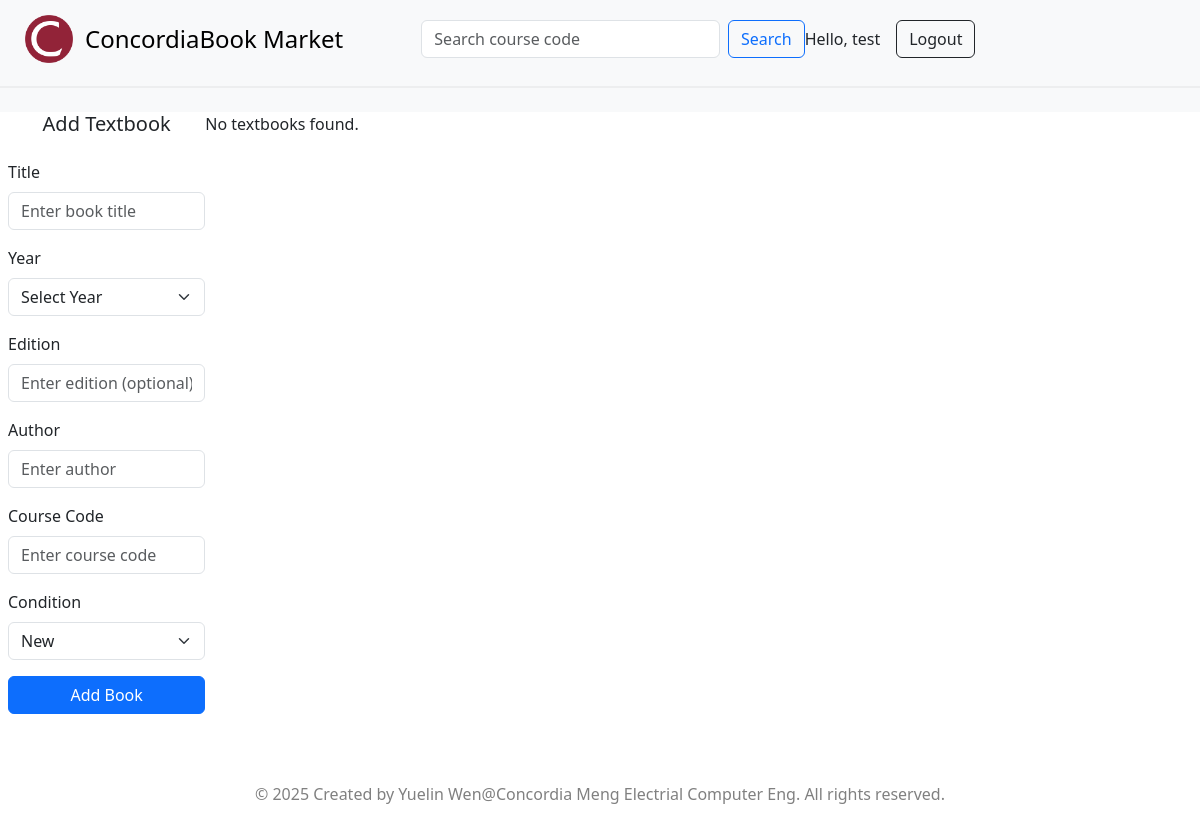
The page /textbooks/CS101/ (signed in) on the database as committed earlier.
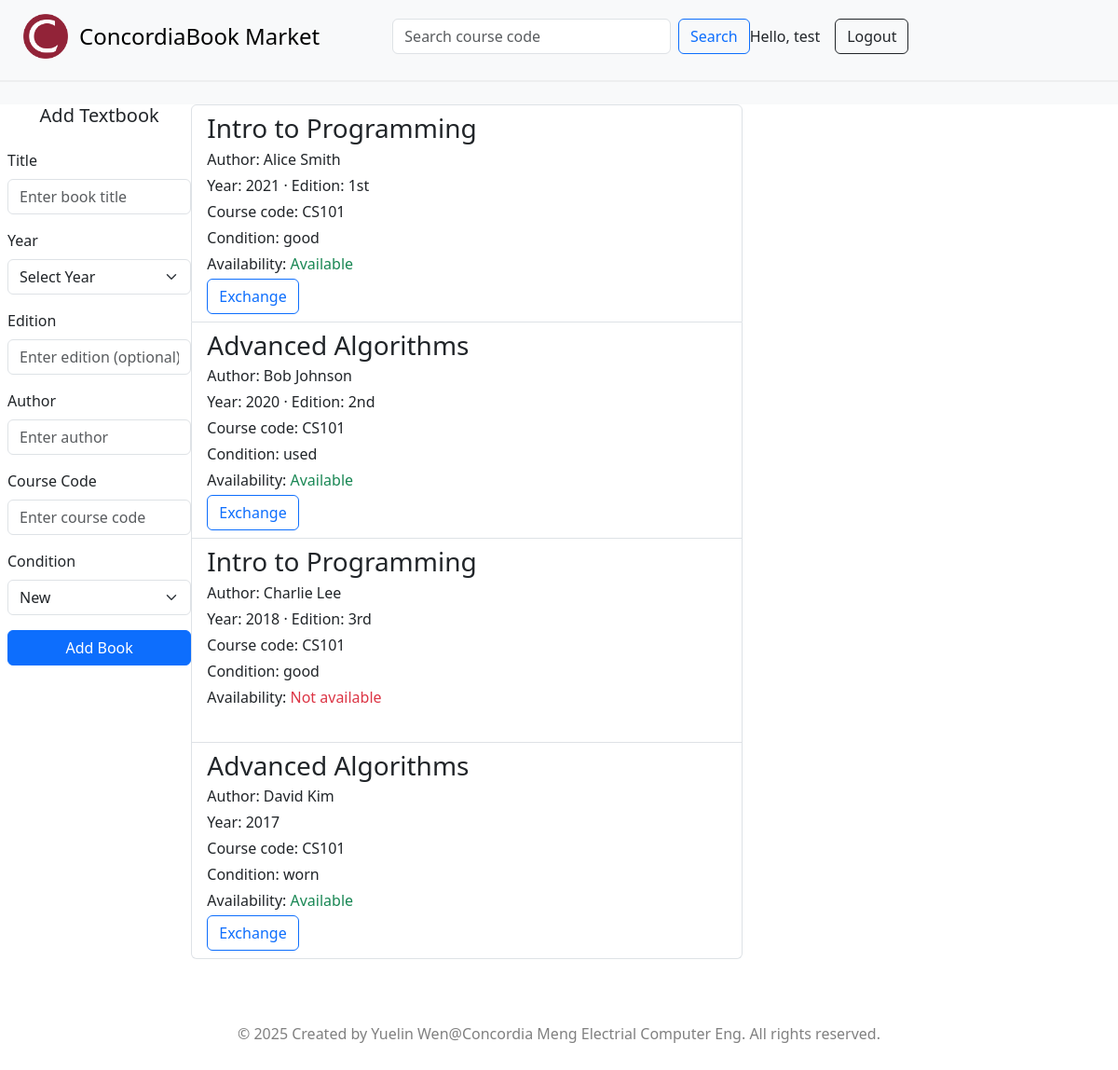
The same page on the database as committed later.
### textbooks/models/book.py (models this page shows, shortened)
class Book(models.Model):
    title = models.CharField(max_length=200, default='N/A')
    year = models.IntegerField(default=0000)
    edition = models.CharField(max_length=50, null=True, blank=True)
    author = models.CharField(max_length=100 , default='N/A')
    course_code = models.CharField(max_length=20, default='N/A')
    condition = models.CharField(max_length=50, default='good')
    availability_status = models.BooleanField(default=True)
    class Meta:
        db_table = 'books'
        ordering = ['-year']
        verbose_name = 'Book'
        verbose_name_plural = 'Books'

### textbooks/views/textbooks_views.py (the view)
# urls.py: path('', views.TextbookListView.as_view(), name='textbook_list'),
class TextbookListView(ListView):
    template_name = "base.html"
    context_object_name = "all_textbooks"
    def dispatch(self, request, *args, **kwargs):
        if not request.session.get("student_id"):
            return redirect("/auth/login/")
        return super().dispatch(request, *args, **kwargs)
    def get_queryset(self):
        course_code_q = self.request.GET.get("courseCode", "").strip()
        availability = self.request.GET.get("availability", "").lower() == "true"
        queryset = Book.objects.all()
        path_course_code = self.kwargs.get("course_code")
        if path_course_code:
            queryset = queryset.filter(course_code__iexact=path_course_code)
        if course_code_q:
            queryset = queryset.filter(course_code__iexact=course_code_q)
        if availability:
            queryset = queryset.filter(availability_status=True)
        return queryset
    def get_context_data(self, **kwargs):
        context = super().get_context_data(**kwargs)
        context["username"] = self.request.session.get("username")
        context["selected_course"] = self.kwargs.get("course_code")
        current_year = datetime.datetime.now().year
        context["year_range"] = range(current_year, current_year - 100, -1)
        return context

### textbooks/templates/base.html (shortened to what this page needs)
{% load static %}
<!DOCTYPE html>
<html lang="en">
<head>
    {% load bootstrap5 %}
    {% bootstrap_css %}
</head>
<body>
    <header class="bg-body-tertiary py-2">
        <nav class="container-fluid d-flex flex-column flex-md-row align-items-center justify-content-between">
            <a class="col btn btn-outline-light d-flex flex-row align-items-center mb-2 mb-md-0" style="gap: 12px;"
                href="/">
                <img src="{% static 'images/concordia-logo.png' %}" alt="Concordia logo" style="height:48px;">
                <h1 class="m-0" style="color: black; font-size: 1.5rem;">ConcordiaBook Market</h1>
            </a>
            {% include "textbooks/search_form.html" %}
            <div class="mb-0 col text-center text-md-start py-4 py-md-0 d-flex align-items-center gap-3">
                Hello, {{ username }}
                <a class="btn btn-outline-dark" href="{% url 'logout' %}">Logout</a>
            </div>
        </nav>
        <hr style="border: 1px solid #ccc; width: 100%;">
    </header>
    <div class="main-container d-flex flex-column flex-md-row  px-2">
        <div class="col-md-2 d-flex flex-column align-items-center">
            {% include "textbooks/add_form.html" %}
        </div>
        <div class="col-md-6 pt-5 pt-md-0">
            {% include "textbooks/list.html" %}
        </div>
    </div>
    <div id="liveAlertPlaceholder" class="position-fixed top-0 end-0 p-3" style="z-index: 1060;"></div>
    <footer style="text-align: center; margin-top: 20px; color: grey; height: 30vh;" class="pt-5">
        <p>&copy; 2025 Created by Yuelin Wen@Concordia Meng Electrial Computer Eng. All rights reserved.</p>
    </footer>
</body>
</html>

### textbooks/templates/textbooks/list.html (shortened to what this page needs)
{% if all_textbooks %}
<div class="list-group">
    {% for textbook in all_textbooks %}
    <div class="list-group-item">
        <div class="d-flex justify-content-between">
            <h3 class="card-title mb-1">{{ textbook.title }}</h3>
        </div>
        <div>
             <p class="mb-1 text-wrap">Author: {{ textbook.author }}</p>
            <p class="mb-1 text-wrap">Year: {{ textbook.year }} {% if textbook.edition %}· Edition: {{ textbook.edition }}{% endif %}</p>
            <p class="mb-1 text-wrap">Course code: {{ textbook.course_code }}</p>
            <p class="mb-1 text-wrap">Condition: {{ textbook.condition }}</p>
            <p class="mb-1 text-wrap">Availability: <span class="{% if textbook.availability_status %}text-success{% else %}text-danger{% endif %}">{% if textbook.availability_status %}Available{% else %}Not available{% endif %}</span></p>
        </div>
        {% if textbook.availability_status %}
            <button type="button" class="btn btn-outline-primary exchange-btn" data-title="{{ textbook.title|escape }}">Exchange</button>
        {% endif %}
        <br />
    </div>
    {% endfor %}
</div>
{% else %}
<div>
    <p>
        No textbooks found.
    </p>
</div>
{% endif %}

Rows that differ between the two databases and show on the page:
added Book: title "Intro to Programming", author "Alice Smith", year "2021", edition "1st", course_code "CS101", condition "good", availability_status "Available"
added Book: title "Advanced Algorithms", author "Bob Johnson", year "2020", edition "2nd", course_code "CS101", condition "used", availability_status "Available"
added Book: title "Intro to Programming", author "Charlie Lee", year "2018", edition "3rd", course_code "CS101", condition "good", availability_status "Not available"
added Book: title "Advanced Algorithms", author "David Kim", year "2017", course_code "CS101", condition "worn", availability_status "Available"
Other text that changed with them:
text no longer shown: "No textbooks found."
